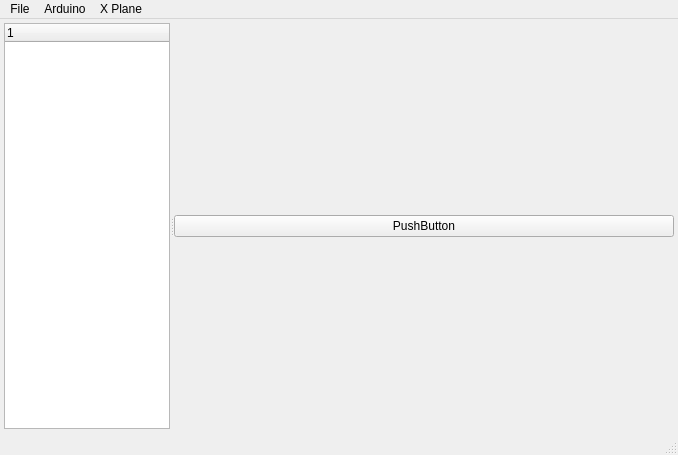
<?xml version="1.0" encoding="UTF-8"?>
<ui version="4.0">
 <class>MainWindow</class>
 <widget class="QMainWindow" name="MainWindow">
  <property name="geometry">
   <rect>
    <x>0</x>
    <y>0</y>
    <width>678</width>
    <height>455</height>
   </rect>
  </property>
  <property name="minimumSize">
   <size>
    <width>0</width>
    <height>0</height>
   </size>
  </property>
  <property name="windowTitle">
   <string>MainWindow</string>
  </property>
  <widget class="QWidget" name="centralwidget">
   <property name="sizePolicy">
    <sizepolicy hsizetype="Preferred" vsizetype="Preferred">
     <horstretch>0</horstretch>
     <verstretch>0</verstretch>
    </sizepolicy>
   </property>
   <layout class="QHBoxLayout" name="horizontalLayout">
    <property name="leftMargin">
     <number>4</number>
    </property>
    <property name="topMargin">
     <number>4</number>
    </property>
    <property name="rightMargin">
     <number>4</number>
    </property>
    <property name="bottomMargin">
     <number>4</number>
    </property>
    <item>
     <widget class="QSplitter" name="splitter">
      <property name="sizePolicy">
       <sizepolicy hsizetype="Minimum" vsizetype="MinimumExpanding">
        <horstretch>0</horstretch>
        <verstretch>0</verstretch>
       </sizepolicy>
      </property>
      <property name="minimumSize">
       <size>
        <width>0</width>
        <height>0</height>
       </size>
      </property>
      <property name="baseSize">
       <size>
        <width>0</width>
        <height>0</height>
       </size>
      </property>
      <property name="cursor">
       <cursorShape>ArrowCursor</cursorShape>
      </property>
      <property name="autoFillBackground">
       <bool>false</bool>
      </property>
      <property name="frameShape">
       <enum>QFrame::NoFrame</enum>
      </property>
      <property name="orientation">
       <enum>Qt::Horizontal</enum>
      </property>
      <property name="childrenCollapsible">
       <bool>false</bool>
      </property>
      <widget class="QWidget" name="widget" native="true">
       <property name="sizePolicy">
        <sizepolicy hsizetype="MinimumExpanding" vsizetype="MinimumExpanding">
         <horstretch>0</horstretch>
         <verstretch>0</verstretch>
        </sizepolicy>
       </property>
       <property name="minimumSize">
        <size>
         <width>100</width>
         <height>400</height>
        </size>
       </property>
       <property name="maximumSize">
        <size>
         <width>300</width>
         <height>16777215</height>
        </size>
       </property>
       <property name="baseSize">
        <size>
         <width>0</width>
         <height>0</height>
        </size>
       </property>
       <property name="layoutDirection">
        <enum>Qt::LeftToRight</enum>
       </property>
       <layout class="QHBoxLayout" name="horizontalLayout_2">
        <property name="spacing">
         <number>0</number>
        </property>
        <property name="sizeConstraint">
         <enum>QLayout::SetDefaultConstraint</enum>
        </property>
        <property name="leftMargin">
         <number>0</number>
        </property>
        <property name="topMargin">
         <number>0</number>
        </property>
        <property name="rightMargin">
         <number>0</number>
        </property>
        <property name="bottomMargin">
         <number>0</number>
        </property>
        <item>
         <widget class="QTreeWidget" name="arduinoTreeWidget">
          <property name="sizePolicy">
           <sizepolicy hsizetype="MinimumExpanding" vsizetype="MinimumExpanding">
            <horstretch>0</horstretch>
            <verstretch>0</verstretch>
           </sizepolicy>
          </property>
          <property name="minimumSize">
           <size>
            <width>0</width>
            <height>0</height>
           </size>
          </property>
          <property name="baseSize">
           <size>
            <width>0</width>
            <height>0</height>
           </size>
          </property>
          <column>
           <property name="text">
            <string notr="true">1</string>
           </property>
          </column>
         </widget>
        </item>
       </layout>
      </widget>
      <widget class="QWidget" name="widget" native="true">
       <property name="sizePolicy">
        <sizepolicy hsizetype="MinimumExpanding" vsizetype="MinimumExpanding">
         <horstretch>3</horstretch>
         <verstretch>0</verstretch>
        </sizepolicy>
       </property>
       <property name="minimumSize">
        <size>
         <width>500</width>
         <height>0</height>
        </size>
       </property>
       <property name="layoutDirection">
        <enum>Qt::RightToLeft</enum>
       </property>
       <layout class="QHBoxLayout" name="horizontalLayout_3">
        <item>
         <widget class="QPushButton" name="pushButton">
          <property name="text">
           <string>PushButton</string>
          </property>
         </widget>
        </item>
       </layout>
      </widget>
     </widget>
    </item>
   </layout>
  </widget>
  <widget class="QMenuBar" name="menubar">
   <property name="geometry">
    <rect>
     <x>0</x>
     <y>0</y>
     <width>678</width>
     <height>22</height>
    </rect>
   </property>
   <widget class="QMenu" name="menuFile">
    <property name="title">
     <string>File</string>
    </property>
    <addaction name="actionQuit"/>
   </widget>
   <widget class="QMenu" name="menuArduino">
    <property name="title">
     <string>Arduino</string>
    </property>
    <addaction name="actionAdd_Arduino"/>
   </widget>
   <widget class="QMenu" name="menuX_Plane">
    <property name="title">
     <string>X Plane</string>
    </property>
    <addaction name="actionUDP_Settings"/>
   </widget>
   <addaction name="menuFile"/>
   <addaction name="menuArduino"/>
   <addaction name="menuX_Plane"/>
  </widget>
  <widget class="QStatusBar" name="statusbar"/>
  <action name="actionQuit">
   <property name="text">
    <string>Quit</string>
   </property>
  </action>
  <action name="actionAdd_Arduino">
   <property name="text">
    <string>Add Arduino</string>
   </property>
  </action>
  <action name="actionUDP_Settings">
   <property name="text">
    <string>UDP Settings</string>
   </property>
  </action>
 </widget>
 <resources/>
 <connections/>
</ui>
